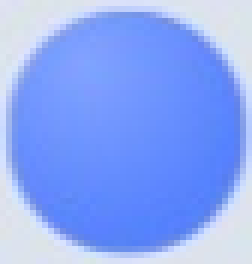
#> input picture match_images/blue.jpg, 42 x 44 px (shown 6 times larger); its folder holds only this picture in this run
$ python match_pic_type.py
#> lines starting #> are read from the running program, lines starting #| are printed output that depends on the picture
from collections import Counter
import cv2
import os
import numpy as np

def calc_four(my_list):
    # 使用 Counter 统计每个元素的数量
    counter = Counter(my_list)
    flag = False
    name = "blank"
    color = "blank"
    # 输出每个元素及其数量
    for item, count in counter.items():
        # print(f'{item}: {count}')
        if count==4 and item != "blank":
            print(f'{item}: {count}')
            flag = True
            color = item
        if count == 1:
            name = item
    return name,flag,color

def find_four_in_a_row(board):
    #遍历行
    for i in range(5):
        res = calc_four(board[i])
        if res[1]:
            origin_pos = (i,board[i].index(res[0]))
            print("第{}行，数据：{},补充位置：{}，四字颜色：{}".format(i,board[i],origin_pos,res[2]))
            for index,j in enumerate(board):
                if res[2] in j and index != i:
                    color_index = j.index(res[2])
                    target_pos = (index,color_index)
                    print("其他位置的颜色坐标：{}".format(target_pos))
                    break
            return [target_pos,origin_pos]


    transposed_board = [[board[j][i] for j in range(5)] for i in range(5)]
    #遍历列
    for i in range(5):
        res = calc_four(transposed_board[i])
        if res[1]:
            origin_pos = (i, transposed_board[i].index(res[0]))
            origin_pos = (origin_pos[1],origin_pos[0])
            print("第{}列，数据：{},补充位置：{}，四字颜色：{}".format(i, transposed_board[i], origin_pos, res[2]))
            for index, j in enumerate(transposed_board):
                if res[2] in j and index != i:
                    color_index = j.index(res[2])
                    target_pos = (color_index,index)
                    print("其他位置的颜色坐标：{}".format(target_pos))
                    break
            return [target_pos,origin_pos]

    #左上右下对角线
    left_right_list = [board[i][i] for i in range(5)]
    left_right_res = calc_four(left_right_list)
    print(left_right_res)
    if left_right_res[1]:
        pos = left_right_list.index(left_right_res[0])
        origin_pos = [pos,pos]
        print("第左上右下对角线，数据：{},补充位置：{}，四字颜色：{}".format(left_right_list,origin_pos,left_right_res[2]))
        for index, j in enumerate(board):
            if left_right_res[2] in j :
            # if left_right_res[2] in j:
                color_index = j.index(left_right_res[2])
                if color_index == index and j.count(left_right_res[2])==2:
                    color_index = j.index(left_right_res[2],color_index+1)
                elif color_index == index and j.count(left_right_res[2])==1:
                    continue
                target_pos = (index, color_index)
                print("其他位置的颜色坐标：{}".format(target_pos))
                return [target_pos,origin_pos]


    #右上左下对角线
    right_left_list = [board[i][4-i] for i in range(5)]
    right_left_res = calc_four(right_left_list)
    print(right_left_res)
    if right_left_res[1]:
        pos = right_left_list.index(right_left_res[0])
        origin_pos = [pos,4-pos]
        print("第右上左下对角线，数据：{},补充位置：{}，四字颜色：{}".format(right_left_list,origin_pos,right_left_res[2]))
        for index, j in enumerate(board):
            # if right_left_res[2] in j and j.count(right_left_res[2])==2:
            if right_left_res[2] in j:
                color_index = j.index(right_left_res[2])
                if color_index == (4 - index) and j.count(right_left_res[2])==2:
                    color_index = j.index(right_left_res[2],color_index+1)
                elif color_index == (4 - index) and j.count(right_left_res[2])==1:
                    continue
                target_pos = (index, color_index)
                print("其他位置的颜色坐标：{}".format(target_pos))
                return [target_pos,origin_pos]

def get_match_images():
    files = os.listdir("./match_images")
    image_types = []
    for f in files:
        file_path = os.path.join("./match_images", f)
        type_name = os.path.splitext(f)[0]
        image_types.append((type_name,cv2.imread(file_path)))
    return image_types


def get_splited_images(image_path):
    image_types = get_match_images()
#> image_types = 1 item
    # 读取图像
    # image_path = 'images/3.png'
    image = cv2.imread(image_path)
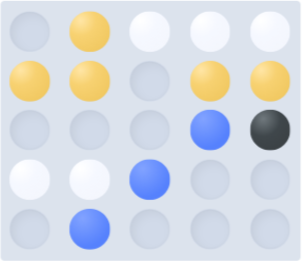
#> input picture images/1.png, 302 x 261 px
#> image is the input picture: shape (261, 302, 3); mean B, G, R 225.7, 218.9, 214

    # 获取图像的高度和宽度
    height, width, _ = image.shape
#> height = 261; width = 302

    image =image[8:height-5,1:width-1]
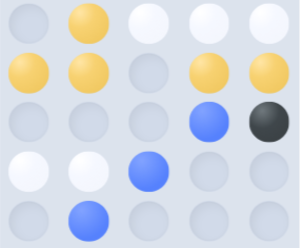
#> image: shape (248, 300, 3); mean B, G, R 224.8, 218.1, 213.3

    height, width, _ = image.shape
#> height = 248; width = 300
    # 计算小图的大小
    rows, cols = 5, 5
    cell_height = height // rows
#> cell_height = 49
    cell_width = width // cols
#> cell_width = 60

    # 分割并保存小图
    for row in range(rows):
        for col in range(cols):
            # 计算每个小图的起始和结束坐标
            start_row = row * cell_height
            start_col = col * cell_width
            end_row = start_row + cell_height
            end_col = start_col + cell_width

            # 裁剪小图
            small_image = image[start_row:end_row, start_col:end_col]

            # 执行模板匹配
            for image_type in image_types:
                result = cv2.matchTemplate(image_type[1], small_image, cv2.TM_CCOEFF_NORMED)
                # 设置匹配的阈值（0到1之间）
                threshold = 0.85
                locations = np.where(result >= threshold)
                if len(locations[0]) > 0:
                    # print(image_type[0],end="\t")
                    board[row][col] = image_type[0]
                    pos[row][col] = ((start_col + end_col) // 2,(start_row + end_row) // 2)
#> after the loop, board = [[0, 0, 0, 0, 0], [0, 0, 0, 0, 0], [0, 0, 0, 'blue', 0], [0, 0, 'blue', 0, 0], [0, 'blue', 0, 0, 0]]; pos = [[0, 0, 0, 0, 0], [0, 0, 0, 0, 0], [0, 0, 0, (210, 122), 0], [0, 0, (150, 171), 0, 0], [0, (90, 220), 0, 0, 0]]
        # print()
    res = find_four_in_a_row(board)
#> the loop in find_four_in_a_row, `for i in range(5):` made 3 passes
#> (res, origin_pos) on pass 3: (('blue', True, 0), (2, 3))
#> res on passes 1 to 2: ('blank', False, 'blank'), ('blank', False, 'blank')
#| 第2行，数据：[0, 0, 0, 'blue', 0],补充位置：(2, 3)，四字颜色：0
#> res = [(0, 0), (2, 3)]
    # print(res)
    print((pos[res[0][0]][res[0][1]]), (pos[res[1][0]][res[1][1]]))
#| 0 (210, 122)
    for index, pos_f in enumerate(res):
        res_pos = pos[res[index][0]][res[index][1]]
        # 绘制文字
        cv2.putText(image, str(index), (res_pos[0] - 10, res_pos[1] + 10), cv2.FONT_HERSHEY_SIMPLEX, 1, (0, 255, 0), 2)
#> this loop made 1 pass
#> (pos_f, res_pos) on pass 1: ((0, 0), 0)
    cv2.imshow("res", image)
    cv2.waitKey(0)
    cv2.destroyAllWindows()

if __name__ == '__main__':
    board = [
        [0, 0, 0, 0, 0],
        [0, 0, 0, 0, 0],
        [0, 0, 0, 0, 0],
        [0, 0, 0, 0, 0],
        [0, 0, 0, 0, 0]
    ]
    pos = [
        [0, 0, 0, 0, 0],
        [0, 0, 0, 0, 0],
        [0, 0, 0, 0, 0],
        [0, 0, 0, 0, 0],
        [0, 0, 0, 0, 0]
    ]
#> (the run stopped early here; a loop or call above may not have finished)
